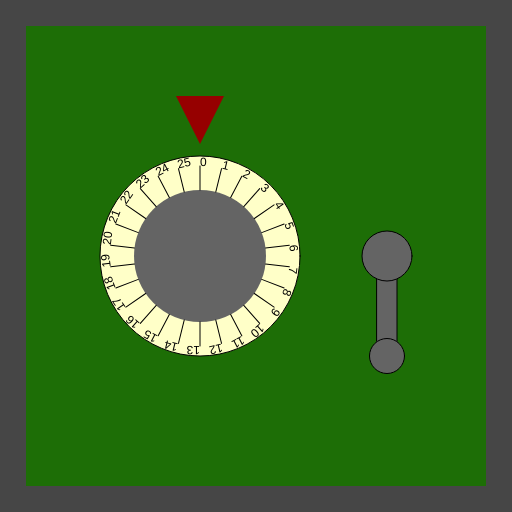
Frame 1 (no input)
Frame 60 (no input): identical to frame 1, image omitted
Frame 120 (the mouse pressed at the canvas centre since frame 60): identical to frame 1, image omitted

The p5.js sketch that drew this single still picture (run headless with seeded random() and noise() and a simulated clock; from frame 60 on, the mouse is pressed at the canvas centre):

// p5.js sketch
// ── sketch.js
/*

Officer: 8730866
CaseNum: 303-0-48719159-8730866

Case 303 - The Case of the Crooked Attorney
Stage 1 - Torvalds' Office

District Attorney Torvalds is well respected in Console City as an upstanding citizen and
enforcer of the law. Of course he’s as crooked as they come. I’ve had enough of having our
hard work at Sleuth and Co undermined by his bribes and back-payments. Let’s take take this
sucker down. I happen to know that Torvalds keeps his incriminating documents spread amongst
several safes in town. I’ll need you to bend the rules a little by breaking into them and
retrieving the incriminating evidence.

The first safe is in Torvald’s office. Crack it by doing the following:

	When any key is pressed:
	- Make Restricted_Storage_ValueA equal to 9

	When any key is released:
	- Make Restricted_Storage_ValueA equal to 15

	Whilst the mouse is moving:
	- Make Restricted_Storage_ValueA equal to 14

	When the mouse button is pressed:
	- Make Restricted_Storage_ValueA equal to 12

	Whilst the mouse is moving:
	- Make Restricted_Storage_ValueB equal to 63

	When the mouse button is pressed:
	- Make Restricted_Storage_ValueB equal to 34

	Whilst the mouse is being dragged:
	- Make Restricted_Storage_ValueB equal to 64

	When any key is released:
	- Make Restricted_Storage_ValueB equal to 46



There are many possible ways of investigating this case, but you
should use ONLY the following commands:

	- The assignment operator aka. the equals sign !

*/

//declare the variables

var Restricted_Storage_ValueA;
var Restricted_Storage_ValueB;


function preload()
{
	//IMAGES WILL BE LOADED HERE

}

function setup()
{
	createCanvas(512,512);

	//initialise the variables
	Restricted_Storage_ValueA = 0;
	Restricted_Storage_ValueB = 0;

}

///////////////////EVENT HANDLERS///////////////////

//Add your code to these events to open the safe ...

function mouseMoved()
{
	console.log("mouseMoved", mouseX, mouseY);
}

function mouseDragged()
{
	console.log("mouseDragged", mouseX, mouseY);
}

function mousePressed()
{
	console.log("mousePressed");
}

function mouseReleased()
{
	console.log("mouseReleased");
}

function keyPressed()
{
	console.log("keyPressed", key);
}

function keyReleased()
{
	console.log("keyReleased", key);
}

///////////////DO NOT CHANGE CODE BELOW THIS POINT///////////////////

function draw()
{


	//Draw the safe door
	background(70);
	noStroke();
	fill(29,110,6);
	rect(26,26,width-52,width-52);

	//Draw the combination dial
	push();
	translate(200,height/2);
	drawDial(200, Restricted_Storage_ValueA, 26);
	pop();

	//Draw the lever
	push();
	translate(width - 125,256);
	drawLever(Restricted_Storage_ValueB);
	pop();

}

function drawDial(diameter,num,maxNum)
{
	//the combination lock

	var r = diameter * 0.5;
	var p = r * 0.6;

	stroke(0);
	fill(255,255,200);
	ellipse(0,0,diameter,diameter);
	fill(100);
	noStroke();
	ellipse(0,0,diameter*0.66,diameter*0.66);
	fill(150,0,0);
	triangle(
		-p * 0.4,-r-p,
		p * 0.4,-r-p,
		0,-r-p/5
	);

	noStroke();

	push();
	var inc = 360/maxNum;

	rotate(radians(-num * inc));
	for(var i = 0; i < maxNum; i++)
	{
		push();
		rotate(radians(i * inc));
		stroke(0);
		line(0,-r*0.66,0,-(r-10));
		noStroke();
		fill(0);
		text(i,0,-(r-10));
		pop();
	}

	pop();
}

function drawLever(rot)
{
	push();
	rotate(radians(-rot))
	stroke(0);
	fill(100);
	rect(-10,0,20,100);
	ellipse(0,0,50,50);
	ellipse(0,100,35,35);
	pop();
}
